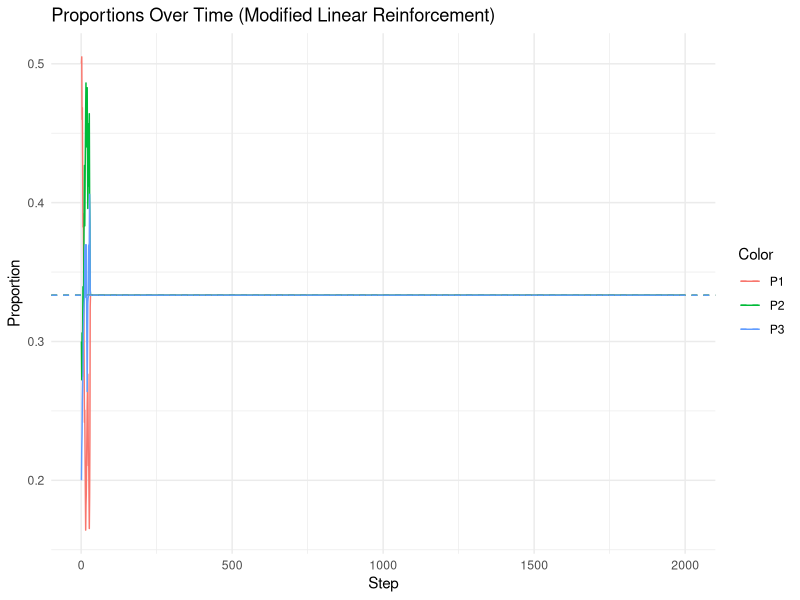
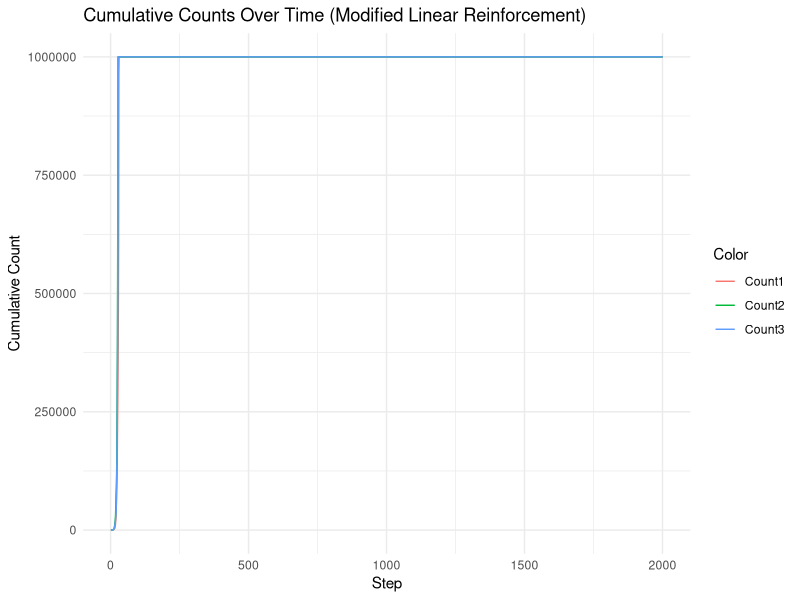
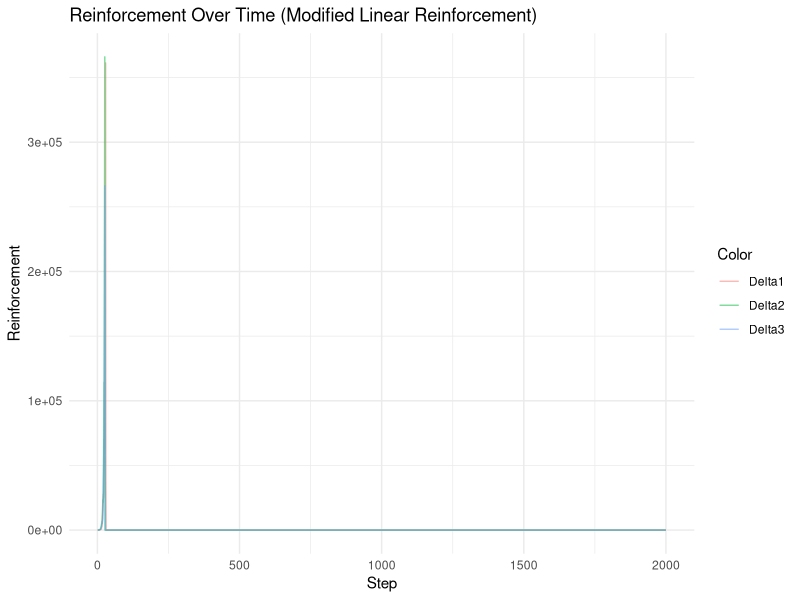
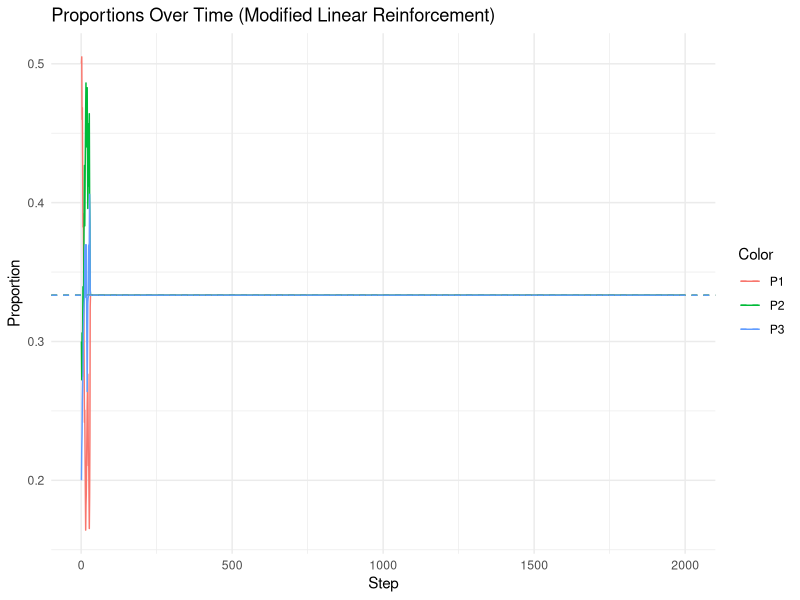
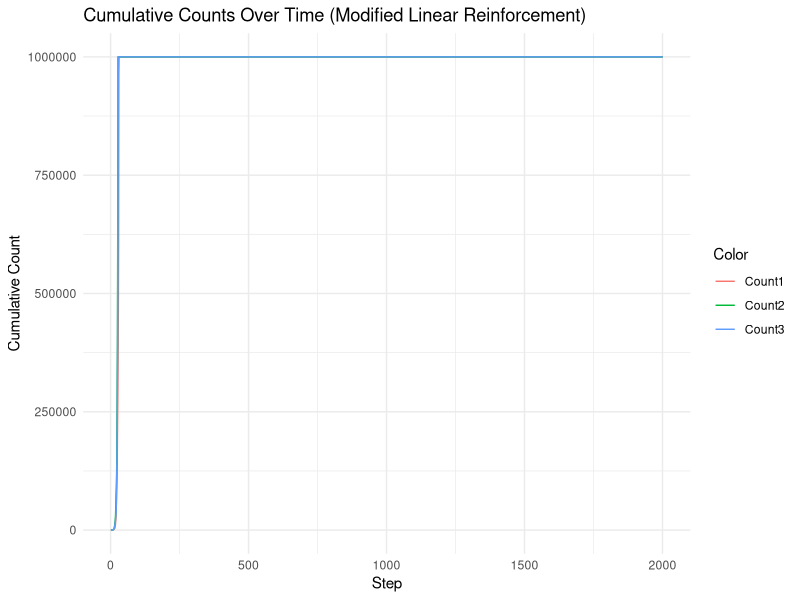
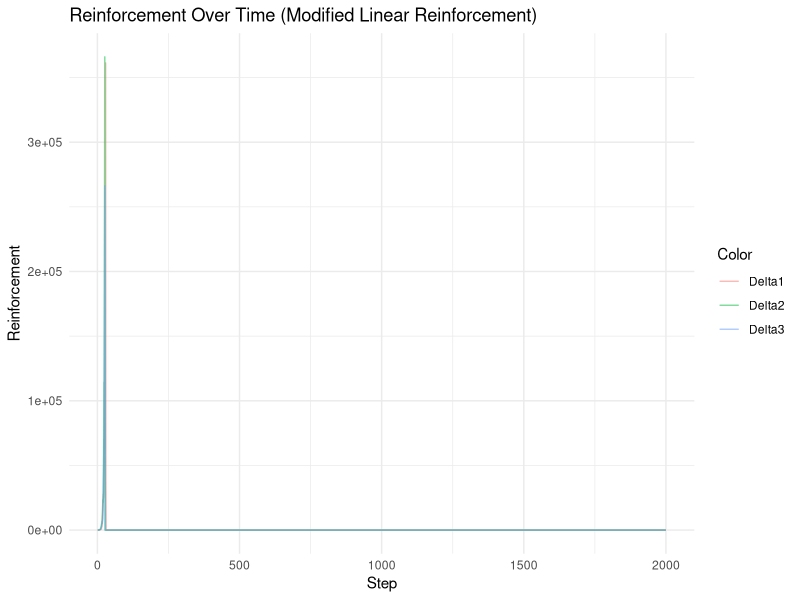

Here is the R script that generated these plots, in order:
# Load necessary libraries
library(ggplot2)
library(gridExtra)
library(dplyr)
library(tidyr)
library(MASS)

# Set seed for reproducibility
set.seed(123)

# Create an output directory
output_dir <- "Polya_Urn_Simulation_Outputs"
if (!dir.exists(output_dir)) {
  dir.create(output_dir)
}

# Generalized Pólya Urn Simulation Function
simulate_polya_urn <- function(K, N, delta_func, X0, max_count = 1e6) {
  # Initialize variables
  X <- matrix(0, nrow = N+1, ncol = K)
  X[1, ] <- X0
  Pn <- matrix(0, nrow = N+1, ncol = K)
  Pn[1, ] <- X0 / sum(X0)
  
  # Store drawn colors
  Cn <- integer(N)
  
  for (n in 1:N) {
    # Current composition
    Xn <- X[n, ]
    Tn <- sum(Xn)
    
    # Ensure probabilities are valid
    if (any(is.na(Xn)) || any(Xn < 0) || Tn == 0) {
      warning(paste("Invalid composition at step", n))
      break
    }
    
    Pn[n, ] <- Xn / Tn
    
    # Draw a ball based on current proportions
    if (any(is.na(Pn[n, ])) || any(Pn[n, ] < 0)) {
      warning(paste("Invalid probabilities at step", n))
      break
    }
    
    Cn[n] <- sample(1:K, size = 1, prob = Pn[n, ])
    
    # Calculate reinforcement
    Delta <- delta_func(Cn[n], Xn)
    
    # Ensure Delta is non-negative and finite
    Delta[Delta < 0 | !is.finite(Delta)] <- 0
    
    # Update composition
    Xn_plus1 <- Xn + Delta
    
    # Prevent counts from becoming excessively large
    Xn_plus1[Xn_plus1 > max_count] <- max_count
    
    # Update the matrix
    X[n+1, ] <- Xn_plus1
  }
  
  # Determine the actual number of iterations completed
  actual_N <- min(n, N)
  
  # Trim the matrices to the actual number of iterations
  X <- X[1:(actual_N+1), , drop = FALSE]
  Pn <- Pn[1:actual_N, , drop = FALSE]
  Cn <- Cn[1:actual_N]
  
  # Return results as a list
  return(list(
    X = X,
    Pn = Pn,
    Cn = Cn
  ))
}

# Modified Linear interaction model with increased variability
delta_linear_modified <- function(Cn, Xn) {
  K <- length(Xn)
  # Asymmetric base reinforcement
  a <- matrix(c(1, 2, 1.5,
                1.5, 1, 2,
                2, 1.5, 1), nrow = K, ncol = K, byrow = TRUE)
  # Asymmetric linear dependence with increased variability
  b <- matrix(c(0.5, 0.3, 0.6,
                0.6, 0.5, 0.3,
                0.3, 0.6, 0.5), nrow = K, ncol = K, byrow = TRUE)
  
  # Add a small constant to Xn to prevent zero counts
  Xn_safe <- Xn + 1e-2
  
  Delta <- a[Cn, ] + b[Cn, ] * Xn_safe
  return(Delta)
}

# Simulation parameters
K <- 3  # Number of colors
N <- 2000  # Number of steps (reduced to prevent over-stabilization)
X0 <- c(50, 30, 20)  # Unequal initial composition

# Simulate with modified linear reinforcement
simulation_linear_mod <- simulate_polya_urn(K, N, delta_linear_modified, X0)

# For linear model
a_linear <- matrix(c(1, 2, 1.5,
                     1.5, 1, 2,
                     2, 1.5, 1), nrow = K, ncol = K, byrow = TRUE)
b_linear <- matrix(c(0.5, 0.3, 0.6,
                     0.6, 0.5, 0.3,
                     0.3, 0.6, 0.5), nrow = K, ncol = K, byrow = TRUE)

# Compute average reinforcement for each color
avg_reinforcement_linear <- rowMeans(a_linear + b_linear * mean(X0))

# Predicted limiting proportions (normalized)
predicted_proportions_linear <- avg_reinforcement_linear / sum(avg_reinforcement_linear)

# Plotting function for proportions with predicted proportions
plot_proportions_predicted <- function(Pn, predicted, title) {
  df <- data.frame(
    Step = 1:nrow(Pn),
    P1 = Pn[,1],
    P2 = Pn[,2],
    P3 = Pn[,3]
  )
  df_long <- gather(df, key = "Color", value = "Proportion", -Step)
  
  predicted_df <- data.frame(
    Color = c("P1", "P2", "P3"),
    Proportion = predicted
  )
  
  p <- ggplot(df_long, aes(x = Step, y = Proportion, color = Color)) +
    geom_line() +
    geom_hline(data = predicted_df, aes(yintercept = Proportion, color = Color), linetype = "dashed") +
    labs(title = title, x = "Step", y = "Proportion") +
    theme_minimal()
  
  return(p)
}

# Plot proportions over time with predicted proportions
p_linear_mod <- plot_proportions_predicted(simulation_linear_mod$Pn, predicted_proportions_linear, "Proportions Over Time (Modified Linear Reinforcement)")

# Save plot
ggsave(filename = file.path(output_dir, "Proportions_Linear_Modified.png"), plot = p_linear_mod, width = 8, height = 5)

# Display plot
print(p_linear_mod)

# Analyze convergence
analyze_convergence <- function(Pn) {
  final_proportions <- Pn[nrow(Pn), ]
  return(final_proportions)
}

final_prop_linear_mod <- analyze_convergence(simulation_linear_mod$Pn)

# Print final proportions and predicted proportions
cat("Final Proportions (Modified Linear Reinforcement):\n")
print(round(final_prop_linear_mod, 4))
cat("Predicted Proportions (Approximate):\n")
print(round(predicted_proportions_linear, 4))

# Validate CLT for scaled fluctuations with theoretical variance
validate_clt_improved <- function(simulation, title) {
  X <- simulation$X
  Pn <- simulation$Pn
  N <- nrow(Pn)
  
  # Total number of balls at each step
  Tn <- rowSums(X[1:N, ])
  
  # Ensure that Pn is finite and has no NaN values
  if (any(!is.finite(Pn)) || any(is.na(Pn))) {
    warning("Non-finite or NA values detected in Pn.")
    return(NULL)
  }
  
  # Compute scaled fluctuations (ensure Pn[N, ] is valid)
  Pn_last <- Pn[N, ]
  if (any(!is.finite(Pn_last)) || any(is.na(Pn_last))) {
    warning("Non-finite or NA values detected in the last row of Pn.")
    return(NULL)
  }
  
  Zn <- sqrt(Tn) * (Pn - matrix(Pn_last, nrow = N, ncol = K, byrow = TRUE))
  
  # Remove rows with non-finite values in Zn
  valid_rows <- apply(Zn, 1, function(row) all(is.finite(row)))
  Zn <- Zn[valid_rows, , drop = FALSE]
  Tn <- Tn[valid_rows]
  Pn <- Pn[valid_rows, , drop = FALSE]
  N <- nrow(Pn)
  
  # Check if Zn has valid rows after removing non-finite values
  if (N == 0) {
    warning("No valid data remaining after removing non-finite values.")
    return(NULL)
  }
  
  # Take last 1000 steps for analysis
  n_steps <- min(1000, N)
  Zn_last <- Zn[(N - n_steps + 1):N, , drop = FALSE]
  
  # Check for zero variance in columns
  sd_Zn_last <- apply(Zn_last, 2, sd)
  zero_sd_cols <- which(sd_Zn_last == 0)
  
  if (length(zero_sd_cols) == ncol(Zn_last)) {
    warning("All columns in Zn_last have zero variance. Cannot perform CLT validation.")
    return(NULL)
  } else if (length(zero_sd_cols) > 0) {
    # Remove columns with zero variance
    Zn_last <- Zn_last[, -zero_sd_cols, drop = FALSE]
    # Update column names accordingly
    col_names <- paste0("Z", setdiff(1:K, zero_sd_cols))
  } else {
    col_names <- paste0("Z", 1:K)
  }
  
  # Check if any columns are left
  if (ncol(Zn_last) == 0) {
    warning("No columns left in Zn_last after removing zero variance columns. Cannot perform CLT validation.")
    return(NULL)
  }
  
  # Standardize fluctuations
  Zn_std <- scale(Zn_last)
  
  # Convert to data frame
  df_Zn <- as.data.frame(Zn_std)
  names(df_Zn) <- col_names
  
  # Gather data for plotting
  df_Zn_long <- gather(df_Zn, key = "Color", value = "Fluctuation")
  
  # Remove any remaining non-finite values
  df_Zn_long <- df_Zn_long[is.finite(df_Zn_long$Fluctuation), ]
  
  # Check if df_Zn_long is empty
  if (nrow(df_Zn_long) == 0) {
    warning("No valid data to plot after removing non-finite values.")
    return(NULL)
  }
  
  # Plot histograms of standardized fluctuations
  p_hist <- ggplot(df_Zn_long, aes(x = Fluctuation, fill = Color)) +
    geom_histogram(alpha = 0.6, bins = 30, position = "identity") +
    facet_wrap(~ Color, scales = "fixed") +
    labs(title = paste("Histogram of Standardized Scaled Fluctuations -", title), x = "Fluctuation", y = "Frequency") +
    theme_minimal() +
    guides(fill = FALSE)
  
  # Q-Q plots
  p_qq <- ggplot(df_Zn_long, aes(sample = Fluctuation)) +
    stat_qq() +
    stat_qq_line() +
    facet_wrap(~ Color, scales = "fixed") +
    labs(title = paste("Q-Q Plot of Standardized Scaled Fluctuations -", title), x = "Theoretical Quantiles", y = "Sample Quantiles") +
    theme_minimal()
  
  # Save plots
  ggsave(filename = file.path(output_dir, paste0("Histogram_Fluctuations_", gsub(" ", "_", title), ".png")), plot = p_hist, width = 8, height = 5)
  ggsave(filename = file.path(output_dir, paste0("QQPlot_Fluctuations_", gsub(" ", "_", title), ".png")), plot = p_qq, width = 8, height = 5)
  
  # Display plots
  grid.arrange(p_hist, p_qq, ncol = 1)
}

# Validate CLT for modified linear reinforcement
validate_clt_improved(simulation_linear_mod, "Modified Linear Reinforcement")

# Additional Analysis: Cumulative counts over time
plot_cumulative_counts <- function(X, title) {
  df <- data.frame(
    Step = 1:nrow(X),
    Count1 = X[,1],
    Count2 = X[,2],
    Count3 = X[,3]
  )
  df_long <- gather(df, key = "Color", value = "Count", -Step)
  
  p <- ggplot(df_long, aes(x = Step, y = Count, color = Color)) +
    geom_line() +
    labs(title = title, x = "Step", y = "Cumulative Count") +
    theme_minimal()
  
  return(p)
}

p_cumulative_counts <- plot_cumulative_counts(simulation_linear_mod$X, "Cumulative Counts Over Time (Modified Linear Reinforcement)")

# Save plot
ggsave(filename = file.path(output_dir, "Cumulative_Counts_Linear_Modified.png"), plot = p_cumulative_counts, width = 8, height = 5)

# Display plot
print(p_cumulative_counts)

# Additional Analysis: Reinforcement over time
plot_reinforcement_over_time <- function(simulation, title) {
  Delta_history <- simulation$X[-1, ] - simulation$X[-nrow(simulation$X), ]
  df <- data.frame(
    Step = 1:nrow(Delta_history),
    Delta1 = Delta_history[,1],
    Delta2 = Delta_history[,2],
    Delta3 = Delta_history[,3]
  )
  df_long <- gather(df, key = "Color", value = "Reinforcement", -Step)
  
  p <- ggplot(df_long, aes(x = Step, y = Reinforcement, color = Color)) +
    geom_line(alpha = 0.5) +
    labs(title = title, x = "Step", y = "Reinforcement") +
    theme_minimal()
  
  return(p)
}

p_reinforcement <- plot_reinforcement_over_time(simulation_linear_mod, "Reinforcement Over Time (Modified Linear Reinforcement)")

# Save plot
ggsave(filename = file.path(output_dir, "Reinforcement_Linear_Modified.png"), plot = p_reinforcement, width = 8, height = 5)

# Display plot
print(p_reinforcement)

# Additional Analysis: Table of Final Counts and Proportions
final_counts <- simulation_linear_mod$X[nrow(simulation_linear_mod$X), ]
final_proportions <- simulation_linear_mod$Pn[nrow(simulation_linear_mod$Pn), ]
predicted_proportions <- predicted_proportions_linear

result_table <- data.frame(
  Color = c("Color 1", "Color 2", "Color 3"),
  Final_Counts = round(final_counts),
  Simulated_Proportions = round(final_proportions, 4),
  Predicted_Proportions = round(predicted_proportions, 4)
)

print("Final Counts and Proportions:")
print(result_table)

# Save table to CSV
write.csv(result_table, file = file.path(output_dir, "Final_Counts_Proportions.csv"), row.names = FALSE)

# End of R code
